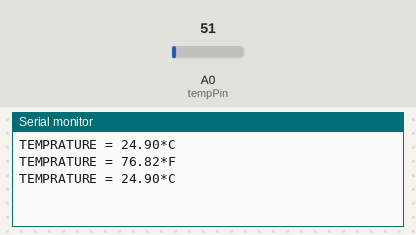
Bench run of a sketch on a simulated Arduino Uno, built with avr-gcc and run on an emulated ATmega328P. On the bench: the last lines printed to the serial monitor. The inputs (shaded band) are chosen by the test bench; at power-on: A0 (tempPin) = 51.

Above: at 1.8 s.
1.9 s: A0 (tempPin) set to 61
At 2.5 s:
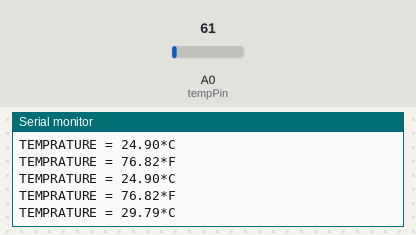
3.4 s: A0 (tempPin) set to 71
At 4.8 s:
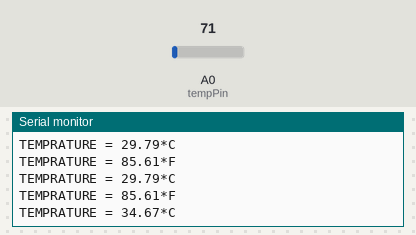
Timing chart, 0 to 6.4 s (numbered marks = the images above; inputs shaded):
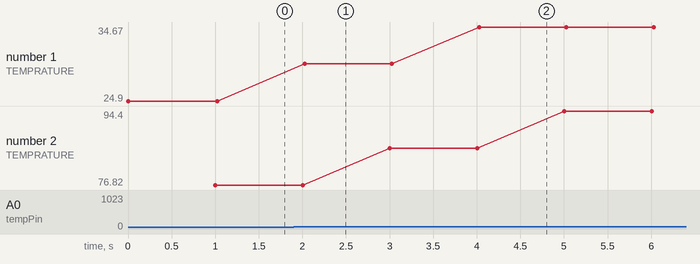

Measured:
- after the input at 1.9 s, the serial monitor: prints a new line after 0.13 s (image 1)
- after the input at 3.4 s, the serial monitor: prints a new line after 0.63 s (image 2)
- plotted number 1: 24.9 → 29.79 after the input at 1.9 s, 29.79 → 34.67 after the input at 3.4 s
- plotted number 2: 76.82 → 85.61 after the input at 1.9 s, 85.61 → 94.4 after the input at 3.4 s

The sketch:

temp_sensor.ino
```cpp
int val;
int tempPin = A0;

void setup()
{
  Serial.begin(9600);
}


void loop()
{
  val = analogRead(tempPin);
  float mv = ( val/1024.0)*5000;
  float cel = mv/10;
  float farh = (cel*9)/5 + 32;
  Serial.print("TEMPRATURE = ");
  Serial.print(cel);
  Serial.print("*C");
  Serial.println();
  delay(1000);

  Serial.print("TEMPRATURE = ");
  Serial.print(farh);
  Serial.print("*F");
  Serial.println();

}
```
